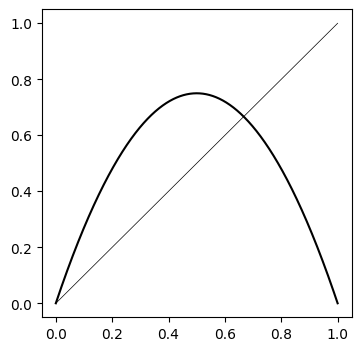

Generate this figure with Python:
import numpy as np
from matplotlib import pyplot as plt

def h(x, mu, n=1):
    y = x
    for k in range(n):
        y = mu*y*(1 - y)
    return y

figure, axes = plt.subplots(figsize=(4,4))

x = np.linspace(start=0, stop=1, num=10000)
y = h(x, mu=3)

axes.plot(x, y, color='black')
axes.plot(x, x, color='black', linewidth=0.5)

figure.savefig(fname='h_3.png', bbox_inches='tight')
